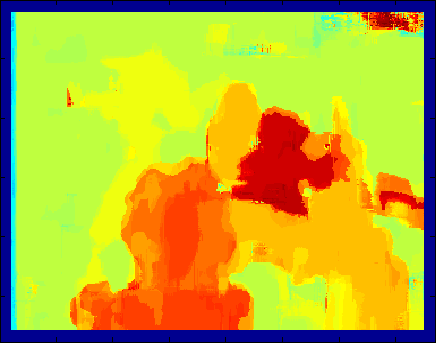
%> input picture Arjun_hw3/intensity+5grad.png, 436 x 343 px
$ octave --eval "corrWithSeg;"   (GNU Octave 9; MATLAB toolbox functions it lacks are replaced by stand-ins)
%> lines starting %> are read from the running program, lines starting %| are printed output that depends on the picture; in (x1, y1, x2, y2) boxes, pixels count from 0 and x2, y2 are one past the last pixel; in counts of white or black regions, pixels touching at a corner belong together; the program's own positions count from 1
function corrWithSeg()
tic;
depthImg= rgb2gray(imread('intensity+5grad.png'));
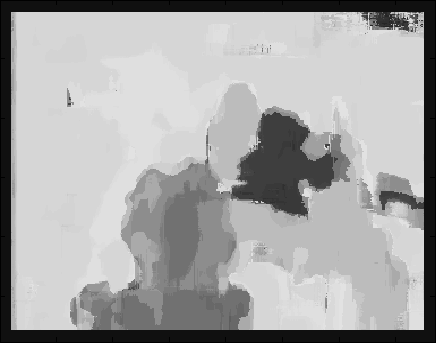
%> depthImg: size 343x436 uint8; min 0, max 226, mean 167.6
segImg= rgb2gray(imread('seg_a01_k30_resized.png'));
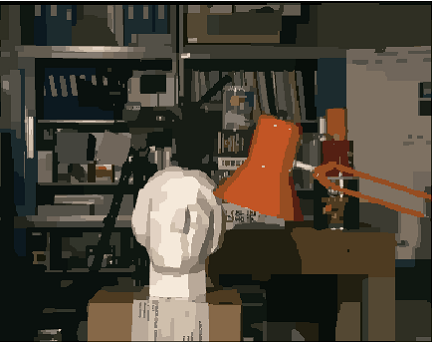
%> input picture Arjun_hw3/seg_a01_k30_resized.png, 434 x 343 px
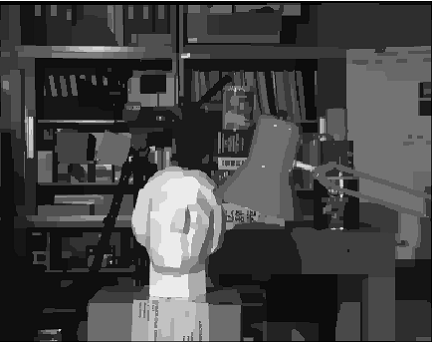
%> segImg: size 343x434 uint8; min 0, max 255, mean 69.4
hist= imhist(segImg(segImg~=0)); % Histogram of non-zero vals of segImg
%> hist = 256 values, max 12838 at index 16, min 0 at index 1, mean 577.6
%plot(hist);
% stores already visited regions as white (1s)
corrImg= zeros(size(segImg));

% Traverse over each discrete Object/Color in segmented image
for color=1:size(hist)
    %for color=1:15
    % color corresponds to position. color-1 corresponds to color

    % Find ROIs that have same color in segmented image
    bw_roi = roicolor(segImg,color-1,color-1);
    %imshow(bw_roi);
    cc= bwconncomp(bw_roi); % Find connected components
    % Loop through each region in ROI
%     disp('No of connected objects:');
%     disp(cc.NumObjects);
    idxList= regionprops(cc,'PixelList');
    %disp(idxListSize);
    for region= 1:cc.NumObjects
        pixelList= idxList(region).PixelList;
% [6 lines of commented-out code are left out]
            disp('assigning vals');
            % copy depth values in ROI
            temp= zeros(size(pixelList,1),1);
            for i=1:size(pixelList,1)
                temp(i)=depthImg(pixelList(i,2),pixelList(i,1));
            end
            % compute mode
            temp_mode= mode(temp);
            disp('mode :');
            disp(temp_mode);
            % assign pixel vals to mode val
            for i=1:size(pixelList,1)
                corrImg(pixelList(i,2),pixelList(i,1))= temp_mode;% assign mode
            end
        %end
    end
end
%> this loop made 256 passes
%> cc on passes 1 to 3: 24 connected components, 17 connected components, 7 connected components
%> (printed output is left out)
%> pass 1, in corrWithSeg, `bw_roi = roicolor(segImg,color-1,color-1);`:
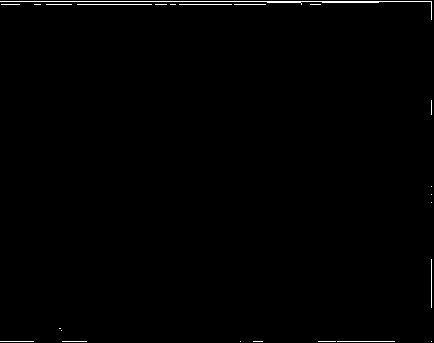
%> bw_roi: size 343x434 logical; 0.67% white in thin lines or dots
%> pass 2, in corrWithSeg, `bw_roi = roicolor(segImg,color-1,color-1);`:
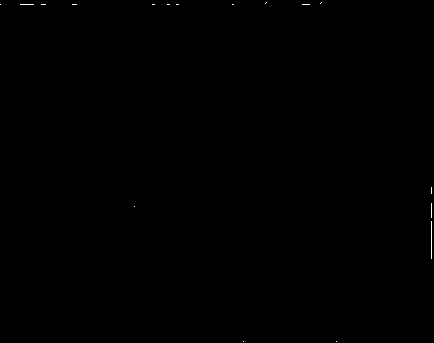
%> bw_roi: size 343x434 logical; 0.07% white in thin lines or dots
%> pass 3, in corrWithSeg, `bw_roi = roicolor(segImg,color-1,color-1);`:
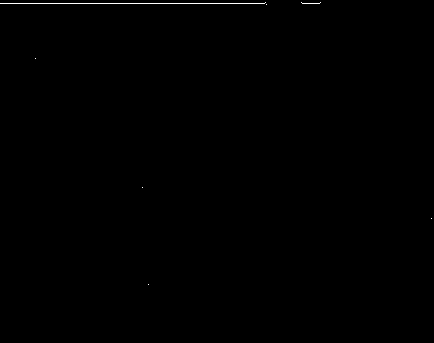
%> bw_roi: size 343x434 logical; 0.2% white in thin lines or dots, all inside (x1, y1, x2, y2) = (0, 2, 432, 285)
%> after the loop:
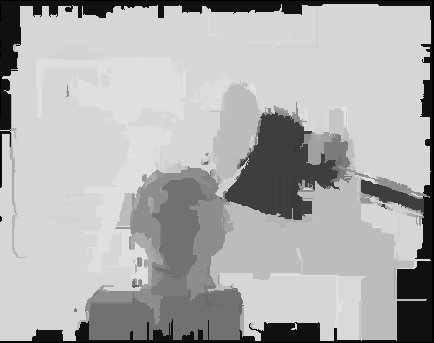
%> corrImg: size 343x434 double; min 0, max 226, mean 174.1
%> after the loop, temp = 1550 values, max 16 at index 434, min 0 at index 1, mean 6.94
figure;imshow(mat2gray(corrImg));
%filledCorrImg = imfill(corrImg); %fills holes in the grayscale image I. In this syntax,
% a hole is defined as an area of dark pixels surrounded by lighter pixels
figure; imagesc(corrImg); colorbar;
%figure;imshow(mat2gray(filledCorrImg));
%figure; imagesc(filledCorrImg); colorbar;
toc;
end
